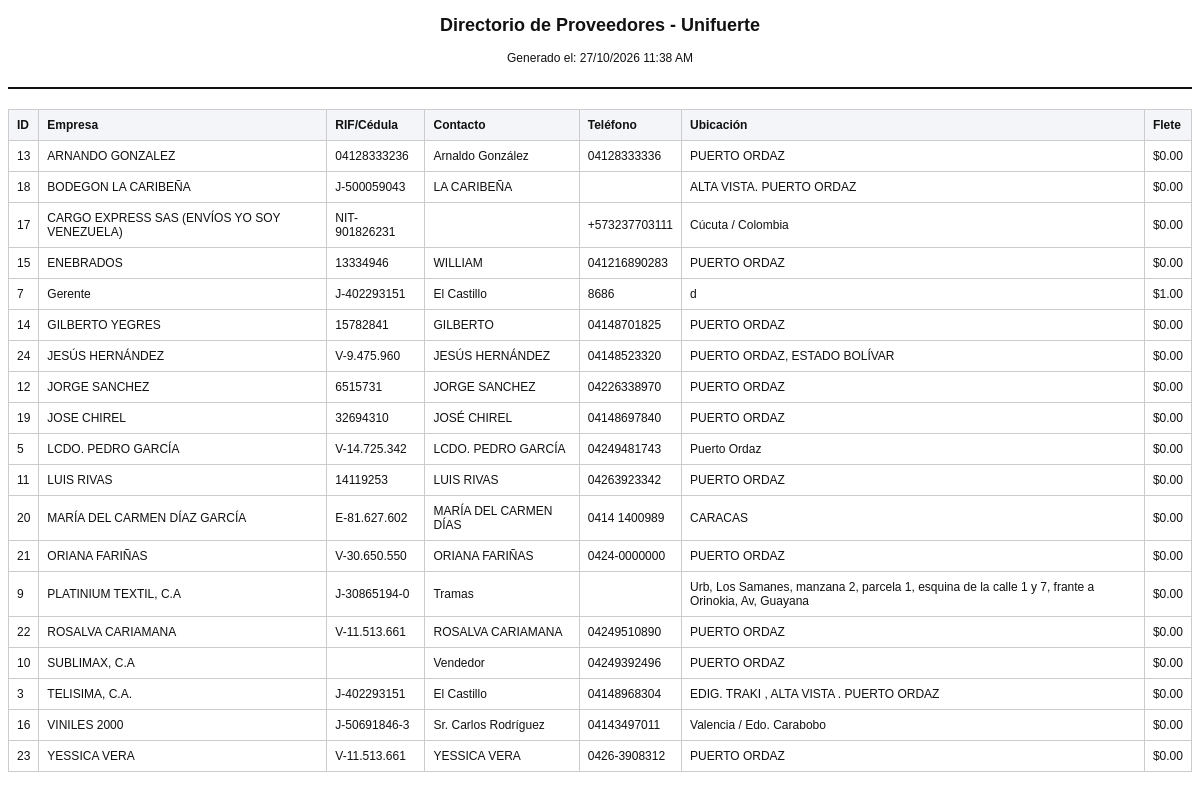
/entidades/Provedor/reporte.php, run on the app's committed database.
### tables this page shows
CREATE TABLE `provedor` (
  `ID` int(11) NOT NULL,
  `nombre` varchar(255) DEFAULT NULL,
  `contacto` varchar(255) DEFAULT NULL,
  `tlf` varchar(50) DEFAULT NULL,
  `flete_internacional` decimal(10,2) DEFAULT NULL,
  `ubicacion` varchar(255) DEFAULT NULL,
  `RIF_cedula` varchar(50) DEFAULT NULL,
  `descripcion` text DEFAULT NULL,
  `nro_cuenta` varchar(100) DEFAULT '',
  `tipo_proveedor` varchar(100) DEFAULT 'General',
  `pm_cedula` varchar(50) DEFAULT '',
  `pm_telefono` varchar(50) DEFAULT '',
  `pm_banco` varchar(100) DEFAULT '',
  `servicio_ofrecido` varchar(150) DEFAULT '',
  `tipo_cuenta` varchar(50) DEFAULT ''
);

### entidades/Provedor/reporte.php (the view, shortened to what this page needs)
<?php
require_once '../../conexion.php';
$proveedores = $pdo->query("SELECT * FROM provedor ORDER BY nombre ASC")->fetchAll(PDO::FETCH_ASSOC);
?>
<!DOCTYPE html>
<html lang="es">
<head>
</head>
<body onload="window.print()">
    <div class="header">
        <h2>Directorio de Proveedores - Unifuerte</h2>
        <p>Generado el: <?= date('d/m/Y h:i A') ?></p>
    </div>
    <table>
        <tr><th>ID</th><th>Empresa</th><th>RIF/Cédula</th><th>Contacto</th><th>Teléfono</th><th>Ubicación</th><th>Flete</th></tr>
        <?php foreach($proveedores as $p): ?>
        <tr><td><?= $p['ID'] ?></td><td><?= htmlspecialchars($p['nombre'] ?? '') ?></td><td><?= htmlspecialchars($p['RIF_cedula'] ?? '') ?></td><td><?= htmlspecialchars($p['contacto'] ?? '') ?></td><td><?= htmlspecialchars($p['tlf'] ?? '') ?></td><td><?= htmlspecialchars($p['ubicacion'] ?? '') ?></td><td>$<?= htmlspecialchars($p['flete_internacional'] ?? '') ?></td></tr>
        <?php endforeach; ?>
    </table>
</body>
</html>

### entidades/Provedor/reporte.php (style rules this page uses)
body { font-family:Arial, sans-serif; font-size:12px; color:#111; }
table { width:100%; border-collapse:collapse; margin-top:20px; }
th,td { border:1px solid #ccc; padding:8px; text-align:left; }
th { background:#f4f5f8; }
.header { text-align:center; border-bottom: 2px solid #111; padding-bottom: 10px; }

### data on the page
provedor: ID "13", nombre "ARNANDO GONZALEZ", RIF_cedula "04128333236", contacto "Arnaldo González", tlf "04128333336", ubicacion "PUERTO ORDAZ", flete_internacional "0.00"
provedor: ID "18", nombre "BODEGON LA CARIBEÑA", RIF_cedula "J-500059043", contacto "LA CARIBEÑA", ubicacion "ALTA VISTA. PUERTO ORDAZ", flete_internacional "0.00"
provedor: ID "17", nombre "CARGO EXPRESS SAS (ENVÍOS YO SOY VENEZUELA)", RIF_cedula "NIT-901826231", tlf "+573237703111", ubicacion "Cúcuta / Colombia", flete_internacional "0.00"
provedor: ID "15", nombre "ENEBRADOS", RIF_cedula "13334946", contacto "WILLIAM", tlf "041216890283", ubicacion "PUERTO ORDAZ", flete_internacional "0.00"
provedor: ID "7", nombre "Gerente", RIF_cedula "J-402293151", contacto "El Castillo", tlf "8686", ubicacion "d", flete_internacional "1.00"
provedor: ID "14", nombre "GILBERTO YEGRES", RIF_cedula "15782841", contacto "GILBERTO", tlf "04148701825", ubicacion "PUERTO ORDAZ", flete_internacional "0.00"
provedor: ID "24", nombre "JESÚS HERNÁNDEZ", RIF_cedula "V-9.475.960", contacto "JESÚS HERNÁNDEZ", tlf "04148523320", ubicacion "PUERTO ORDAZ, ESTADO BOLÍVAR", flete_internacional "0.00"
provedor: ID "12", nombre "JORGE SANCHEZ", RIF_cedula "6515731", contacto "JORGE SANCHEZ", tlf "04226338970", ubicacion "PUERTO ORDAZ", flete_internacional "0.00"
provedor: ID "19", nombre "JOSE CHIREL", RIF_cedula "32694310", contacto "JOSÉ CHIREL", tlf "04148697840", ubicacion "PUERTO ORDAZ", flete_internacional "0.00"
provedor: ID "5", nombre "LCDO. PEDRO GARCÍA", RIF_cedula "V-14.725.342", contacto "LCDO. PEDRO GARCÍA", tlf "04249481743", ubicacion "Puerto Ordaz", flete_internacional "0.00"
provedor: ID "11", nombre "LUIS RIVAS", RIF_cedula "14119253", contacto "LUIS RIVAS", tlf "04263923342", ubicacion "PUERTO ORDAZ", flete_internacional "0.00"
provedor: ID "20", nombre "MARÍA DEL CARMEN DÍAZ GARCÍA", RIF_cedula "E-81.627.602", contacto "MARÍA DEL CARMEN DÍAS", tlf "0414 1400989", ubicacion "CARACAS", flete_internacional "0.00"
provedor: ID "21", nombre "ORIANA FARIÑAS", RIF_cedula "V-30.650.550", contacto "ORIANA FARIÑAS", tlf "0424-0000000", ubicacion "PUERTO ORDAZ", flete_internacional "0.00"
provedor: ID "9", nombre "PLATINIUM TEXTIL, C.A", RIF_cedula "J-30865194-0", contacto "Tramas", ubicacion "Urb, Los Samanes, manzana 2, parcela 1, esquina de la calle 1 y 7, frante a Orinokia, Av, Guayana", flete_internacional "0.00"
provedor: ID "22", nombre "ROSALVA CARIAMANA", RIF_cedula "V-11.513.661", contacto "ROSALVA CARIAMANA", tlf "04249510890", ubicacion "PUERTO ORDAZ", flete_internacional "0.00"
provedor: ID "10", nombre "SUBLIMAX, C.A", contacto "Vendedor", tlf "04249392496", ubicacion "PUERTO ORDAZ", flete_internacional "0.00"
provedor: ID "3", nombre "TELISIMA, C.A.", RIF_cedula "J-402293151", contacto "El Castillo", tlf "04148968304", ubicacion "EDIG. TRAKI , ALTA VISTA . PUERTO ORDAZ", flete_internacional "0.00"
provedor: ID "16", nombre "VINILES 2000", RIF_cedula "J-50691846-3", contacto "Sr. Carlos Rodríguez", tlf "04143497011", ubicacion "Valencia / Edo. Carabobo", flete_internacional "0.00"
provedor: ID "23", nombre "YESSICA VERA", RIF_cedula "V-11.513.661", contacto "YESSICA VERA", tlf "0426-3908312", ubicacion "PUERTO ORDAZ", flete_internacional "0.00"
